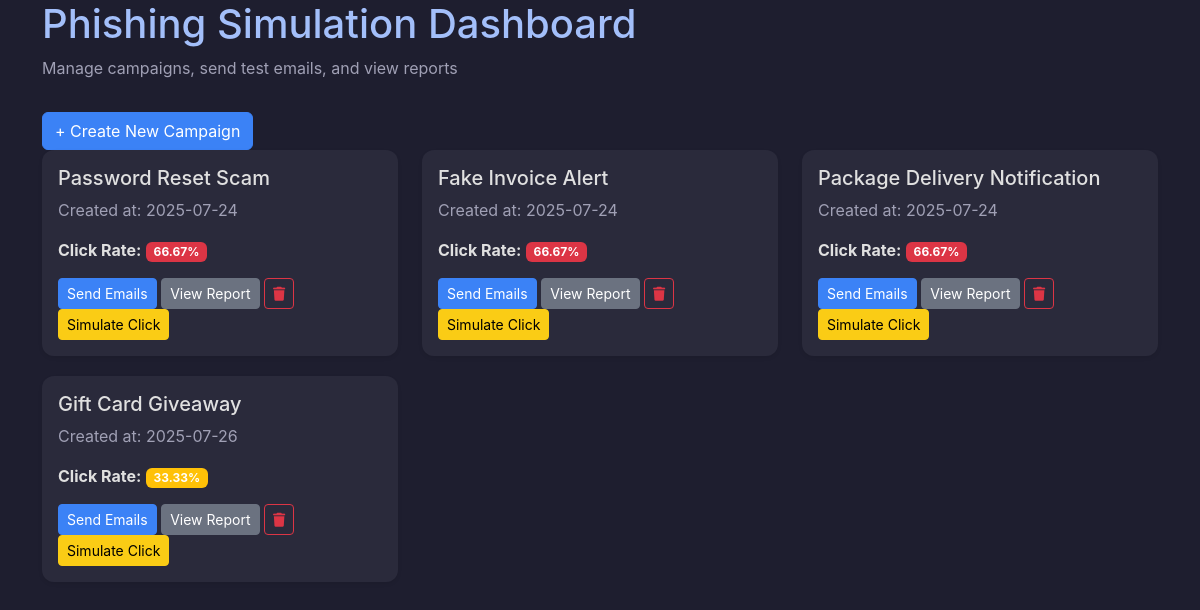
The page / on the database its author committed.
### models.py (models this page shows)
class Campaign(db.Model):
    __tablename__ = 'campaigns'
    id = db.Column(db.Integer, primary_key=True)
    name = db.Column(db.String(200), nullable=False)
    email_template = db.Column(db.Text, nullable=False)
    created_at = db.Column(db.DateTime, default=datetime.utcnow)
    clicks = db.relationship('Click', backref='campaign', lazy=True)

### app.py (the view)
@app.route('/')
def home():
    campaigns = Campaign.query.all()
    campaign_data = []
    total_users = User.query.count()  # same total users for all campaigns
    for campaign in campaigns:
        clicked_count = len(campaign.clicks)
        click_rate = round((clicked_count / total_users) * 100, 2) if total_users else 0
        campaign_data.append({
            'id': campaign.id,
            'name': campaign.name,
            'created_at': campaign.created_at,
            'click_rate': click_rate
        })
    return render_template('home.html', campaigns=campaign_data)

### templates/home.html (shortened to what this page needs)
<!DOCTYPE html>
<html lang="en">
<head>
    <link href="https://cdn.jsdelivr.net/npm/bootstrap@5.3.0/dist/css/bootstrap.min.css" rel="stylesheet">
    <link href="https://cdn.jsdelivr.net/npm/bootstrap@5.3.0/dist/css/bootstrap.min.css" rel="stylesheet">
    <link rel="stylesheet" href="{{ url_for('static', filename='style.css') }}">
    <link rel="stylesheet" href="https://cdnjs.cloudflare.com/ajax/libs/font-awesome/6.5.1/css/all.min.css">
</head>
<body>
    <div class="container">
        <div class="header">
            <h1>Phishing Simulation Dashboard</h1>
            <p class="text-muted">Manage campaigns, send test emails, and view reports</p>
            <a href="/create-campaign" class="btn btn-primary mt-3">+ Create New Campaign</a>
        </div>
        <div class="row">
            {% for campaign in campaigns %}
            <div class="col-md-4">
                <div class="card shadow-sm">
                    <div class="card-body">
                        <h5 class="card-title">{{ campaign.name }}</h5>
                        <p class="card-text text-muted">
                            Created at: {{ campaign.created_at.strftime('%Y-%m-%d') }}
                        </p>
                        <p class="card-text">
                            <strong>Click Rate:</strong>
                            <span class="badge
                                {% if campaign.click_rate <= 20 %} bg-success
                                {% elif campaign.click_rate <= 50 %} bg-warning
                                {% else %} bg-danger
                                {% endif %}">
                                {{ campaign.click_rate }}%
                            </span>
                        </p>
                        <a href="/send-emails/{{ campaign.id }}" class="btn btn-primary btn-sm">Send Emails</a>
                        <a href="/report/{{ campaign.id }}" class="btn btn-secondary btn-sm">View Report</a>
                        <form action="/delete-campaign/{{ campaign.id }}" method="POST" style="display:inline;">
                            <button type="submit" class="btn btn-sm btn-outline-danger"
                                onclick="return confirm('Are you sure you want to delete this campaign?');"
                                title="Delete Campaign">
                                <i class="fas fa-trash"></i>
                            </button>
                        </form>
                        <form action="/simulate-campaign-clicks/{{ campaign.id }}" method="POST" style="display:inline;">
                            <button type="submit" class="btn btn-warning btn-sm">Simulate Click</button>
                        </form>
                    </div>
                </div>
            </div>
            {% endfor %}
        </div>
    </div>
</body>
</html>

### static/style.css (style rules this page uses)
body { background-color: #1e1e2f; color: #e0e0e0; font-family: 'Inter', sans-serif; }
h1, h2, h3, h4, h5 { color: #a3bffa; }
.card { background-color: #2a2a3b; border: none; border-radius: 12px; box-shadow: 0 2px 8px rgba(0, 0, 0, 0.3); color: #e0e0e0; margin-bottom: 20px; }
.text-muted { color: #a0a0b5 !important; }
.btn-primary { background-color: #3b82f6; border-color: #3b82f6; }
.btn-secondary { background-color: #6b7280; border-color: #6b7280; }
.btn-warning { background-color: #facc15; border-color: #facc15; color: #000; }

### rows shown on the page
Campaign: name "Password Reset Scam", created_at "2025-07-24", click_rate "66.67"
Campaign: name "Fake Invoice Alert", created_at "2025-07-24", click_rate "66.67"
Campaign: name "Package Delivery Notification", created_at "2025-07-24", click_rate "66.67"
Campaign: name "Gift Card Giveaway", created_at "2025-07-26", click_rate "33.33"
